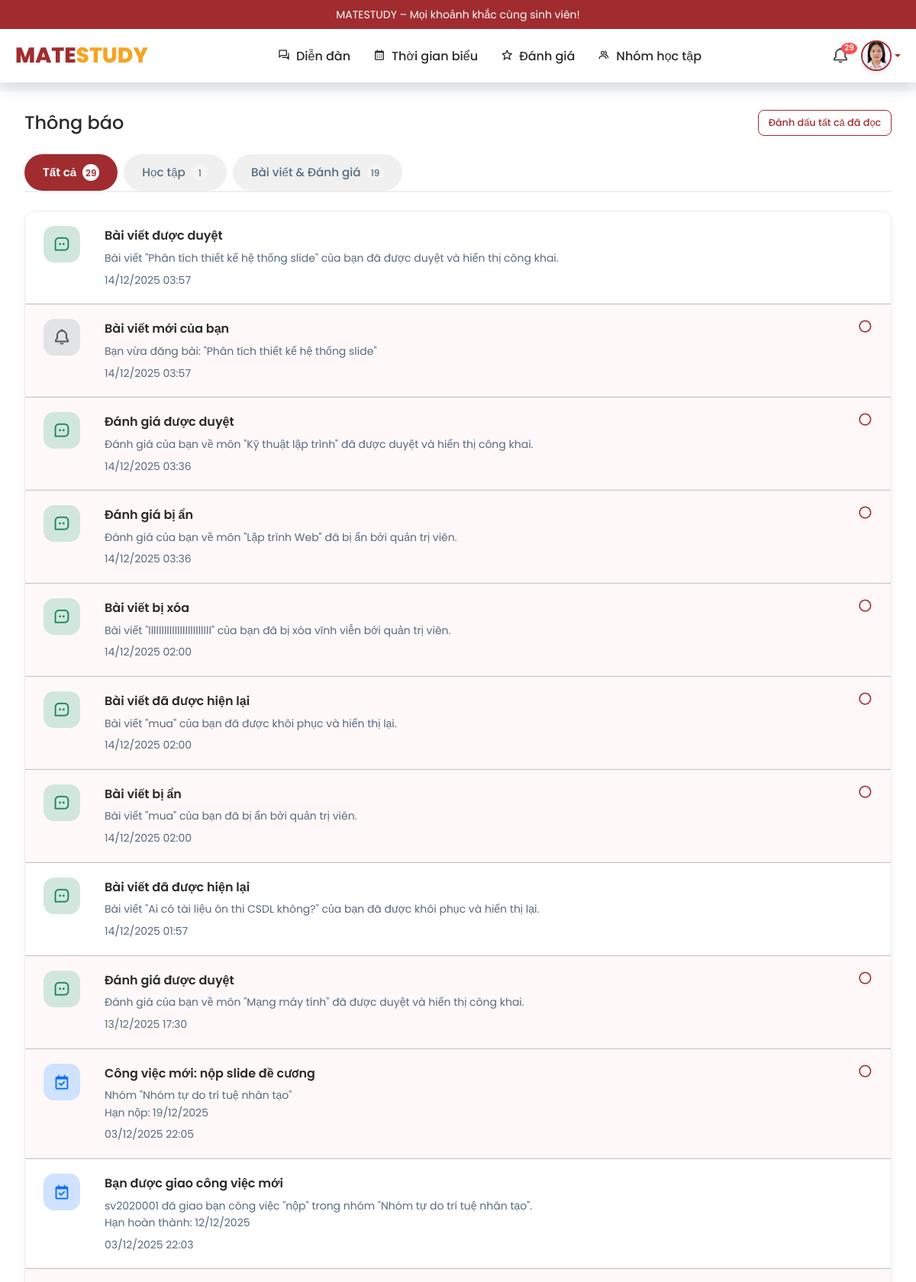
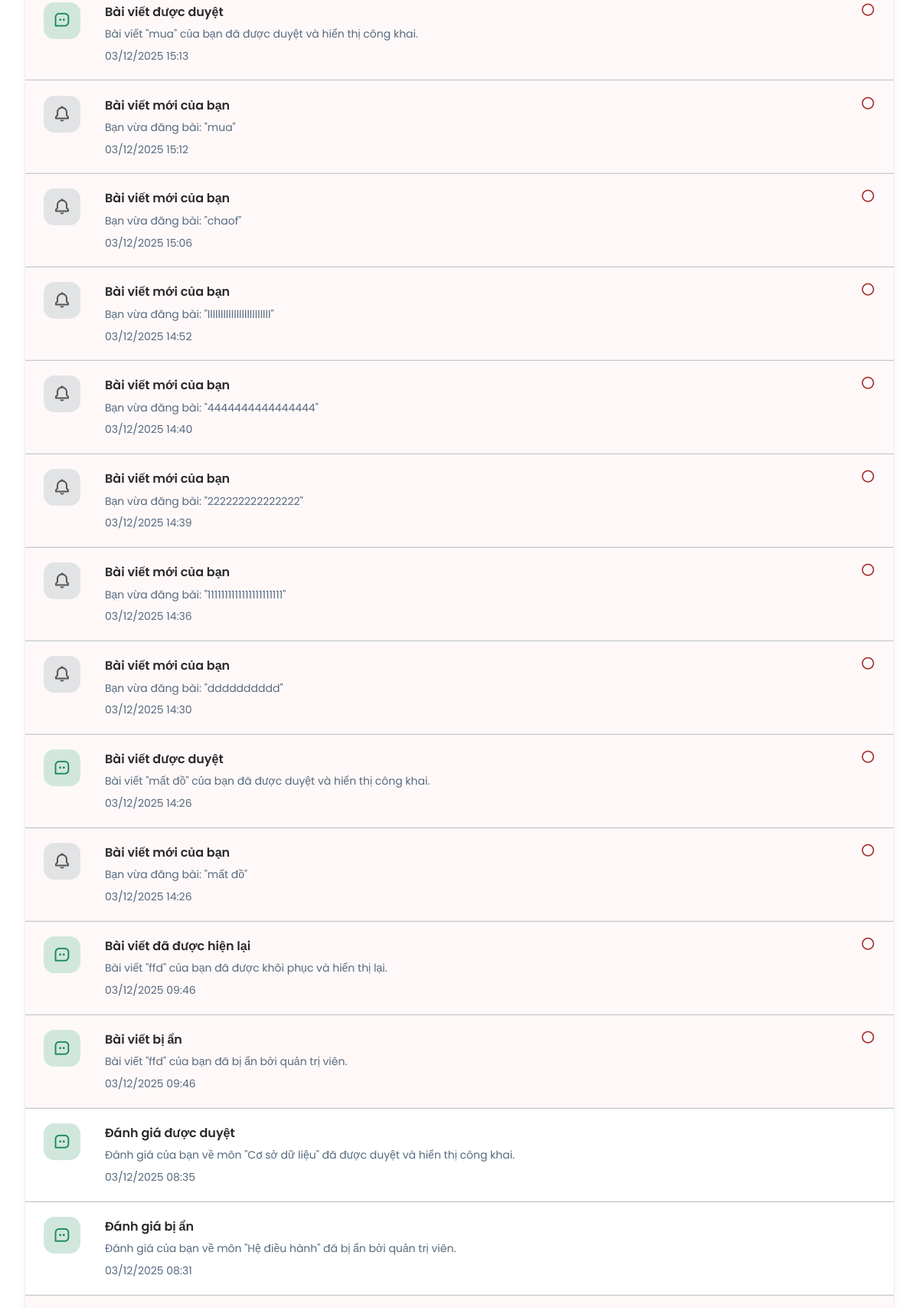
Screenshot of /php/sinhvien/notification.php (signed in, upper part) with the database file from the repository (2 pictures, top to bottom).
### tables this page shows
CREATE TABLE `nguoi_dung` (
  `id` bigint(20) UNSIGNED NOT NULL,
  `ten_dang_nhap` varchar(50) NOT NULL,
  `email` varchar(100) NOT NULL,
  `mat_khau` varchar(255) NOT NULL,
  `nien_khoa` year(4) DEFAULT NULL,
  `vai_tro` enum('sinh_vien','admin') DEFAULT 'sinh_vien',
  `trang_thai` enum('hoat_dong','bi_khoa','da_xoa') DEFAULT 'hoat_dong',
  `anh_dai_dien` varchar(255) DEFAULT NULL
);

CREATE TABLE `thong_bao` (
  `id` bigint(20) UNSIGNED NOT NULL,
  `sinh_vien_id` bigint(20) UNSIGNED NOT NULL,
  `tieu_de` varchar(150) NOT NULL,
  `noi_dung` text NOT NULL,
  `loai` enum('hoc_tap','bai_viet') NOT NULL DEFAULT 'hoc_tap',
  `da_doc` tinyint(1) DEFAULT 0,
  `id_lien_quan` bigint(20) UNSIGNED DEFAULT NULL,
  `loai_lien_quan` varchar(50) DEFAULT NULL,
  `ngay_tao` timestamp NOT NULL DEFAULT current_timestamp()
);

### php/sinhvien/notification.php (the view, shortened to what this page needs)
<?php
require_once('../config.php');
$user_id = $_SESSION['user_id'];
$bo_loc_hien_tai = $_GET['filter'] ?? 'all';
function dinh_dang_thoi_gian($datetime)
{
  return date("d/m/Y H:i", strtotime($datetime));
}
$dieu_kien_where = "WHERE sinh_vien_id = $user_id";
$sql_lay_thong_bao = "SELECT * FROM thong_bao $dieu_kien_where ORDER BY ngay_tao DESC";
$ket_qua_thong_bao = mysqli_query($conn, $sql_lay_thong_bao);
$danh_sach_thong_bao = mysqli_fetch_all($ket_qua_thong_bao, MYSQLI_ASSOC);
$sql_dem_thong_bao = "SELECT loai, da_doc FROM thong_bao WHERE sinh_vien_id = $user_id";
$ket_qua_dem = mysqli_query($conn, $sql_dem_thong_bao);
$so_luong_chua_doc = [
  'all' => 0,
  'hoc_tap' => 0,
  'bai_viet' => 0
];
while ($thong_bao = mysqli_fetch_assoc($ket_qua_dem)) {
  if (!$thong_bao['da_doc']) {
    $so_luong_chua_doc['all']++;
    $loai = $thong_bao['loai'] ?? null;
    if ($loai && isset($so_luong_chua_doc[$loai])) {
      $so_luong_chua_doc[$loai]++;
    }
  }
}
$mang_icon = [
  'hoc_tap' => 'bx-calendar-check',
  'bai_viet' => 'bx-message-square-dots'
];
$mang_mau_sac = [
  'hoc_tap' => 'bg-primary-subtle text-primary',
  'bai_viet' => 'bg-success-subtle text-success'
];
?>
<!DOCTYPE html>
<html lang="vi">
<head>
  <link rel="stylesheet" href="../../css/header-footer.css">
  <link rel="stylesheet" href="../../css/notification.css">
  <link rel="stylesheet" href="../../css/style.css">
</head>
<body>
  <?php include("../partials/header.php"); ?>
  <div class="container mt-4">
    <div class="page-header d-flex justify-content-between align-items-center mb-4">
      <h4 class="mb-0">Thông báo</h4>
      <?php if ($so_luong_chua_doc['all'] > 0): ?>
        <a href="notification.php?action=mark_all" class="btn btn-outline-primary btn-sm">
          Đánh dấu tất cả đã đọc
        </a>
      <?php endif; ?>
    </div>
    <div class="tabs mb-4">
      <a href="notification.php?filter=all" class="tab <?= $bo_loc_hien_tai === 'all' ? 'active' : ''; ?>">
        Tất cả <span class="count"><?= $so_luong_chua_doc['all']; ?></span>
      </a>
      <a href="notification.php?filter=hoc_tap" class="tab <?= $bo_loc_hien_tai === 'hoc_tap' ? 'active' : ''; ?>">
        Học tập <span class="count"><?= $so_luong_chua_doc['hoc_tap']; ?></span>
      </a>
      <a href="notification.php?filter=bai_viet" class="tab <?= $bo_loc_hien_tai === 'bai_viet' ? 'active' : ''; ?>">
        Bài viết & Đánh giá <span class="count"><?= $so_luong_chua_doc['bai_viet']; ?></span>
      </a>
    </div>
    <div class="card shadow-sm border-0">
      <div class="card-body p-0">
        <div class="notification-list">
          <?php if (empty($danh_sach_thong_bao)): ?>
            <div class="text-center py-5 text-muted">
              <i class='bx bx-bell-off' style="font-size: 4rem; opacity: 0.3;"></i>
              <p class="mt-3">
                Chưa có thông báo nào <?= $bo_loc_hien_tai !== 'all' ? 'trong mục này' : ''; ?>
              </p>
            </div>
          <?php else: ?>
            <?php foreach ($danh_sach_thong_bao as $tb):
              $chua_doc = !$tb['da_doc'];
              $icon = $mang_icon[$tb['loai']] ?? 'bx-bell';
              $mau_sac = $mang_mau_sac[$tb['loai']] ?? 'bg-secondary-subtle text-secondary';
              $link_thong_bao = "notification.php?action=mark_one&notif_id={$tb['id']}";
              if ($tb['id_lien_quan'] && $tb['loai_lien_quan']) {
                $link_thong_bao .= "&lien_quan_id={$tb['id_lien_quan']}&lien_quan_loai={$tb['loai_lien_quan']}";
                if (!$chua_doc) {
                  if ($tb['loai_lien_quan'] === 'bai_viet') {
                    $link_thong_bao = "blog_detail.php?id={$tb['id_lien_quan']}";
                  } elseif ($tb['loai_lien_quan'] === 'danh_gia') {
                    $link_thong_bao = "review_detail.php?id={$tb['id_lien_quan']}";
                  } elseif ($tb['loai_lien_quan'] === 'nhom_hoc_tap') {
                    $link_thong_bao = "team.php?group={$tb['id_lien_quan']}";
                  } elseif ($tb['loai_lien_quan'] === 'cong_viec_nhom') {
                    $sql_tim_nhom_cv = "SELECT nhom_id FROM cong_viec_nhom WHERE id = {$tb['id_lien_quan']}";
                    $ket_qua_nhom_cv = mysqli_query($conn, $sql_tim_nhom_cv);
                    $cong_viec_data = mysqli_fetch_assoc($ket_qua_nhom_cv);
                    if ($cong_viec_data) {
                      $link_thong_bao = "team.php?group={$cong_viec_data['nhom_id']}";
                    }
                  }
                }
              }
            ?>
              <a href="<?= $link_thong_bao; ?>" class="notification-item <?= $chua_doc ? 'unread' : ''; ?>">
                <div class="notif-icon <?= $mau_sac; ?> me-3">
                  <i class='bx <?= $icon; ?>'></i>
                </div>
                <div class="notif-content flex-grow-1">
                  <div class="notif-title fw-semibold">
                    <?= htmlspecialchars($tb['tieu_de']); ?>
                  </div>
                  <div class="notif-message text-muted small">
                    <?= nl2br(htmlspecialchars($tb['noi_dung'])); ?>
                  </div>
                  <div class="notif-time text-muted small mt-1">
                    <?= dinh_dang_thoi_gian($tb['ngay_tao']); ?>
                  </div>
                </div>
                <div class="notif-actions">
                  <?php if ($chua_doc): ?>
                    <i class="bx bx-circle unread-dot"></i>
                  <?php endif; ?>
                </div>
              </a>
              <hr class="m-0">
            <?php endforeach; ?>
          <?php endif; ?>
        </div>
      </div>
    </div>
  </div>
</body>
</html>

### php/partials/header.php (shortened to what this page needs)
<?php
$user_id = $_SESSION['user_id'];
$vai_tro = $_SESSION['vai_tro'] ?? 'sinh_vien';
$query = "SELECT ten_dang_nhap, anh_dai_dien, email, nien_khoa FROM nguoi_dung WHERE id = ?";
$stmt = mysqli_prepare($conn, $query);
mysqli_stmt_bind_param($stmt, "i", $user_id);
mysqli_stmt_execute($stmt);
$result = mysqli_stmt_get_result($stmt);
$user = mysqli_fetch_assoc($result);
$is_admin = ($vai_tro === 'admin');
$is_top_level_php = (basename(getcwd()) === 'php');
$root_path = $is_top_level_php ? "../" : "../../";
if ($user['anh_dai_dien']) {
    $avatar_url = $root_path . htmlspecialchars($user['anh_dai_dien']);
} else {
    $avatar_url = $root_path . "images/avatars/avt.jpg";
}
$badge_html = "";
if (!$is_admin) {
    $notif_query = "SELECT COUNT(*) AS unread FROM thong_bao WHERE sinh_vien_id = ? AND da_doc = FALSE";
    $stmt2 = mysqli_prepare($conn, $notif_query);
    mysqli_stmt_bind_param($stmt2, "i", $user_id);
    mysqli_stmt_execute($stmt2);
    $notif_result = mysqli_stmt_get_result($stmt2);
    $unread_count = mysqli_fetch_assoc($notif_result)['unread'];
    if ($unread_count > 0) {
        $badge_html = "<span class='badge'>$unread_count</span>";
    }
}
?>
<header class="header">
    <div class="top-bar">
        MATESTUDY – Mọi khoảnh khắc cùng sinh viên!
    </div>
    <div class="main-header">
        <a href="<?php echo $root_path; ?>php/home.php" class="logo">MATE<span>STUDY</span></a>
        <nav class="nav-menu">
            <?php if ($is_admin): ?>
                <a href="<?php echo $root_path; ?>php/admin/manage_blog.php"><i class='bx bx-conversation me-2'></i>Quản lý diễn đàn</a>
                <a href="<?php echo $root_path; ?>php/admin/manage_data_learing.php"><i class='bx bx-data me-2'></i>Quản lý dữ liệu học tập</a>
                <a href="<?php echo $root_path; ?>php/admin/manage_review.php"><i class='bx bx-star me-2'></i>Quản lý đánh giá</a>
                <a href="<?php echo $root_path; ?>php/admin/manage_user.php"><i class='bx bx-user me-2'></i>Quản lý người dùng</a>
            <?php else: ?>
                <a href="<?php echo $root_path; ?>php/sinhvien/blog.php"><i class='bx bx-conversation me-2'></i>Diễn đàn</a>
                <a href="<?php echo $root_path; ?>php/sinhvien/calender.php"><i class='bx bx-calendar me-2'></i>Thời gian biểu</a>
                <a href="<?php echo $root_path; ?>php/sinhvien/review.php"><i class='bx bx-star me-2'></i>Đánh giá</a>
                <a href="<?php echo $root_path; ?>php/sinhvien/team.php"><i class='bx bx-group me-2'></i>Nhóm học tập</a>
            <?php endif; ?>
        </nav>
        <div class="<?= $is_admin ? 'admin-info dropdown' : 'user-actions' ?>">
            <?php if (!$is_admin): ?>
                <a href="<?php echo $root_path; ?>php/sinhvien/notification.php" class="notification" title="Thông báo">
                    <i class='bx bx-bell'></i>
                    <?= $badge_html ?>
                </a>
            <?php endif; ?>
            <div class="user-dropdown">
                <a href="#" class="dropdown-toggle d-flex align-items-center text-decoration-none" data-bs-toggle="dropdown">
                    <img src="<?= $avatar_url ?>" alt="Avatar" class="user-avatar rounded-circle" width="38" height="38">
                </a>
            </div>
        </div>
    </div>
</header>
<link href='https://unpkg.com/boxicons@2.1.4/css/boxicons.min.css' rel='stylesheet'>
<link href="https://cdn.jsdelivr.net/npm/bootstrap-icons@1.11.3/font/bootstrap-icons.css" rel="stylesheet">
<link href="https://cdn.jsdelivr.net/npm/bootstrap@5.3.3/dist/css/bootstrap.min.css" rel="stylesheet">
<link rel="stylesheet" href="<?php echo $root_path; ?>css/style.css">

### css/header-footer.css (style rules this page uses)
:root { --primary: #a12c2f; --primary-hover: #921f27; --text: #1f272b; --bg-light: #f8f9fa; }
html { height: 100%; }
body { font-family: 'Poppins', sans-serif; color: #2a2a2a; line-height: 1.6; min-height: 100%; display: flex; flex-direction: column; margin: 0; background-color: #f8f9fa; padding-top: 120px; }
.header { background: #fff; box-shadow: 0 4px 15px rgba(0,0,0,0.1); position: fixed; top: 0; left: 0; right: 0; z-index: 1000; width: 100%; transition: box-shadow 0.3s ease; }
.header .top-bar { background: var(--primary); color: #fff; padding: 10px 0; font-size: 14px; text-align: center; }
.main-header { max-width: 1200px; margin: 0 auto; padding: 0 20px; display: flex; align-items: center; justify-content: space-between; height: 70px; }
.logo { font-size: 28px; font-weight: 800; color: var(--primary); text-decoration: none; }
.logo span { color: #f5a425; }
.nav-menu { display: flex; gap: 30px; align-items: center; }
.nav-menu a { text-decoration: none; color: var(--text); font-weight: 500; transition: color 0.3s ease; }
.user-actions { display: flex; align-items: center; gap: 15px; }
.user-avatar { width: 40px; height: 40px; border-radius: 50%; object-fit: cover; border: 2px solid var(--primary); box-shadow: 0 2px 8px rgba(0,0,0,0.1); }
.bx-bell { font-size: 24px; color: #555; }

### css/notification.css (style rules this page uses)
*, *::before, *::after { box-sizing: border-box; }
.container { max-width: 1100px; margin: 2rem auto; padding: 0 1rem; }
.page-header { display: flex; justify-content: space-between; align-items: center; margin-bottom: 1.5rem; }
.tabs { display: flex; gap: 0.5rem; margin-bottom: 2rem; flex-wrap: wrap; }
.tabs .tab { display: flex; align-items: center; gap: 0.5rem; padding: 0.75rem 1.5rem; background: #f0f0f0; color: #566a7f; border-radius: 25px; font-weight: 500; cursor: pointer; transition: all 0.3s; font-size: 0.95rem; }
.tabs .tab.active { background: #a12c2f; color: #fff; }
.tabs .tab .count { background: rgba(255,255,255,0.3); border-radius: 50%; width: 22px; height: 22px; font-size: 0.75rem; display: flex; align-items: center; justify-content: center; }
.tabs .tab.active .count { background: #fff; color: #a12c2f; }
.card { background: #fff; border-radius: 16px; box-shadow: 0 4px 20px rgba(0,0,0,0.05); overflow: hidden; }
.card-body { padding: 0; }
.notification-list { max-height: 70vh; overflow-y: auto; }
.notification-item { display: flex; align-items: flex-start; gap: 1rem; padding: 1.2rem 1.5rem; border-bottom: 1px solid #eee; transition: background 0.3s; cursor: pointer; }
.notification-item.unread { background: #fff8f8; }
.notification-item.unread .notif-title { font-weight: 600; }
.notif-icon { width: 48px; height: 48px; border-radius: 14px; display: flex; align-items: center; justify-content: center; flex-shrink: 0; font-size: 1.4rem; color: #fff; }
.notif-content { flex: 1; }
.notif-title { font-weight: 500; margin-bottom: 0.3rem; color: #2a2a2a; }
.notif-message { font-size: 0.92rem; color: #555; margin-bottom: 0.4rem; }
.notif-time { font-size: 0.8rem; color: #999; }
.notif-actions { display: flex; align-items: center; }
.unread-dot { color: #a12c2f; font-size: 1.2rem; }

### rows the page displays
nguoi_dung: anh_dai_dien (picture)
thong_bao: tieu_de "Bài viết được duyệt", noi_dung "Bài viết \"Phân tích thiết kế hệ thống slide\" của bạn đã được duyệt và hiển thị công khai.", ngay_tao "14/12/2025 03:57"
thong_bao: tieu_de "Bài viết mới của bạn", noi_dung "Bạn vừa đăng bài: \"Phân tích thiết kế hệ thống slide\"", ngay_tao "14/12/2025 03:57", da_doc 0 (drawn)
thong_bao: tieu_de "Đánh giá được duyệt", noi_dung "Đánh giá của bạn về môn \"Kỹ thuật lập trình\" đã được duyệt và hiển thị công khai.", ngay_tao "14/12/2025 03:36", da_doc 0 (drawn)
thong_bao: tieu_de "Đánh giá bị ẩn", noi_dung "Đánh giá của bạn về môn \"Lập trình Web\" đã bị ẩn bởi quản trị viên.", ngay_tao "14/12/2025 03:36", da_doc 0 (drawn)
thong_bao: tieu_de "Bài viết bị xóa", noi_dung "Bài viết \"llllllllllllllllllllllll\" của bạn đã bị xóa vĩnh viễn bởi quản trị viên.", ngay_tao "14/12/2025 02:00", da_doc 0 (drawn)
thong_bao: tieu_de "Bài viết đã được hiện lại", noi_dung "Bài viết \"mua\" của bạn đã được khôi phục và hiển thị lại.", ngay_tao "14/12/2025 02:00", da_doc 0 (drawn)
thong_bao: tieu_de "Bài viết bị ẩn", noi_dung "Bài viết \"mua\" của bạn đã bị ẩn bởi quản trị viên.", ngay_tao "14/12/2025 02:00", da_doc 0 (drawn)
thong_bao: tieu_de "Bài viết đã được hiện lại", noi_dung "Bài viết \"Ai có tài liệu ôn thi CSDL không?\" của bạn đã được khôi phục và hiển thị lại.", ngay_tao "14/12/2025 01:57"
thong_bao: tieu_de "Đánh giá được duyệt", noi_dung "Đánh giá của bạn về môn \"Mạng máy tính\" đã được duyệt và hiển thị công khai.", ngay_tao "13/12/2025 17:30", da_doc 0 (drawn)
thong_bao: tieu_de "Công việc mới: nộp slide đề cương", noi_dung "Nhóm \"Nhóm tự do trí tuệ nhân tạo\" Hạn nộp: 19/12/2025", ngay_tao "03/12/2025 22:05", da_doc 0 (drawn)
thong_bao: tieu_de "Bạn được giao công việc mới", noi_dung "sv2020001 đã giao bạn công việc \"nộp\" trong nhóm \"Nhóm tự do trí tuệ nhân tạo\". Hạn hoàn thành: 12/12/2025", ngay_tao "03/12/2025 22:03"
thong_bao: tieu_de "Bài viết được duyệt", noi_dung "Bài viết \"mua\" của bạn đã được duyệt và hiển thị công khai.", ngay_tao "03/12/2025 15:13", da_doc 0 (drawn)
thong_bao: tieu_de "Bài viết mới của bạn", noi_dung "Bạn vừa đăng bài: \"mua\"", ngay_tao "03/12/2025 15:12", da_doc 0 (drawn)
thong_bao: tieu_de "Bài viết mới của bạn", noi_dung "Bạn vừa đăng bài: \"chaof\"", ngay_tao "03/12/2025 15:06", da_doc 0 (drawn)
thong_bao: tieu_de "Bài viết mới của bạn", noi_dung "Bạn vừa đăng bài: \"llllllllllllllllllllllll\"", ngay_tao "03/12/2025 14:52", da_doc 0 (drawn)
thong_bao: tieu_de "Bài viết mới của bạn", noi_dung "Bạn vừa đăng bài: \"4444444444444444\"", ngay_tao "03/12/2025 14:40", da_doc 0 (drawn)
thong_bao: tieu_de "Bài viết mới của bạn", noi_dung "Bạn vừa đăng bài: \"222222222222222\"", ngay_tao "03/12/2025 14:39", da_doc 0 (drawn)
thong_bao: tieu_de "Bài viết mới của bạn", noi_dung "Bạn vừa đăng bài: \"1111111111111111111111\"", ngay_tao "03/12/2025 14:36", da_doc 0 (drawn)
thong_bao: tieu_de "Bài viết mới của bạn", noi_dung "Bạn vừa đăng bài: \"dddddddddd\"", ngay_tao "03/12/2025 14:30", da_doc 0 (drawn)
thong_bao: tieu_de "Bài viết được duyệt", noi_dung "Bài viết \"mất đồ\" của bạn đã được duyệt và hiển thị công khai.", ngay_tao "03/12/2025 14:26", da_doc 0 (drawn)
thong_bao: tieu_de "Bài viết mới của bạn", noi_dung "Bạn vừa đăng bài: \"mất đồ\"", ngay_tao "03/12/2025 14:26", da_doc 0 (drawn)
thong_bao: tieu_de "Bài viết đã được hiện lại", noi_dung "Bài viết \"ffd\" của bạn đã được khôi phục và hiển thị lại.", ngay_tao "03/12/2025 09:46", da_doc 0 (drawn)
thong_bao: tieu_de "Bài viết bị ẩn", noi_dung "Bài viết \"ffd\" của bạn đã bị ẩn bởi quản trị viên.", ngay_tao "03/12/2025 09:46", da_doc 0 (drawn)
thong_bao: tieu_de "Đánh giá được duyệt", noi_dung "Đánh giá của bạn về môn \"Cơ sở dữ liệu\" đã được duyệt và hiển thị công khai.", ngay_tao "03/12/2025 08:35"
thong_bao: tieu_de "Đánh giá bị ẩn", noi_dung "Đánh giá của bạn về môn \"Hệ điều hành\" đã bị ẩn bởi quản trị viên.", ngay_tao "03/12/2025 08:31"

### other values shown
$unread_count "29"
$so_luong_chua_doc['all'] "29"
$so_luong_chua_doc['hoc_tap'] "1"
$so_luong_chua_doc['bai_viet'] "19"
